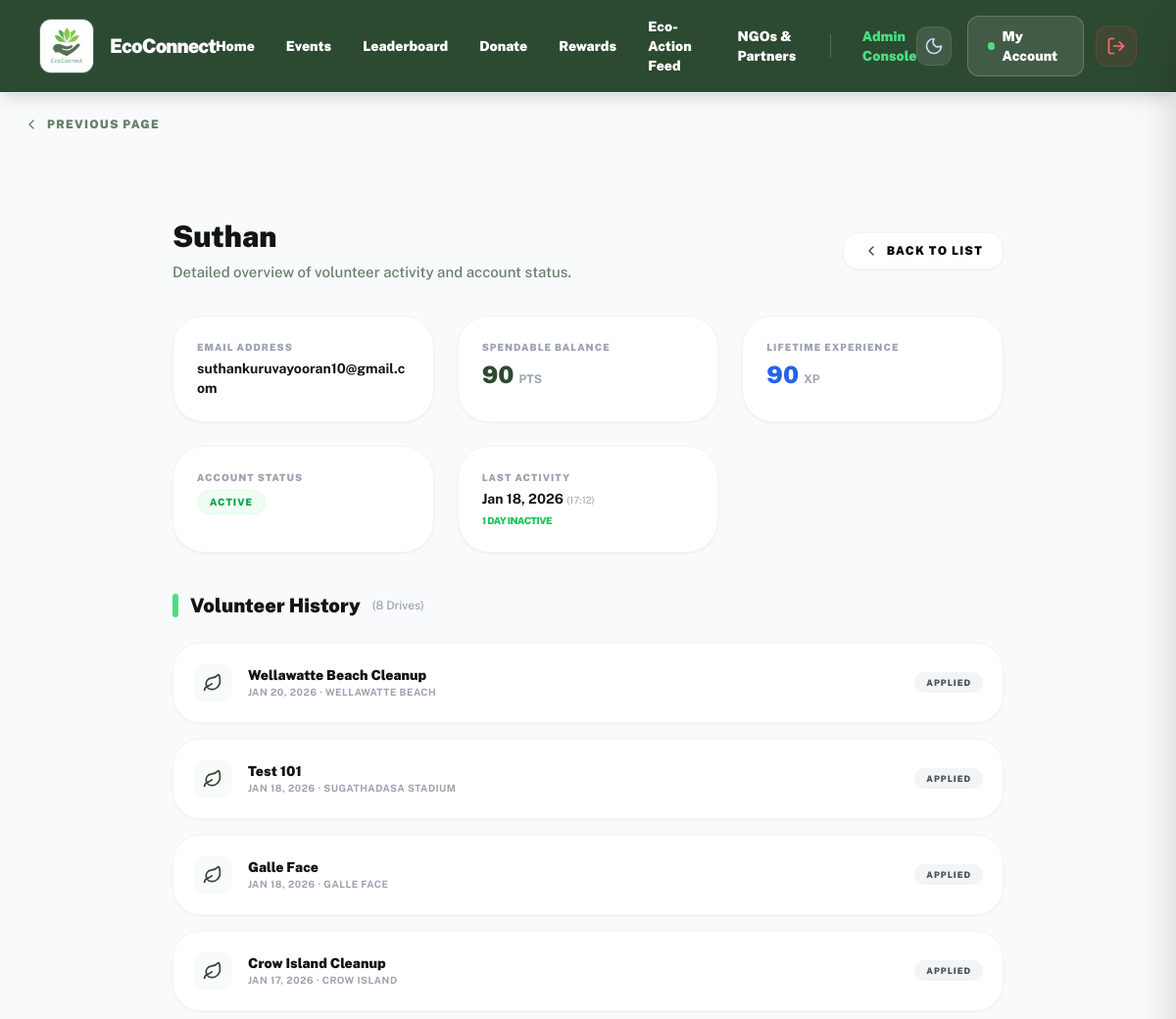
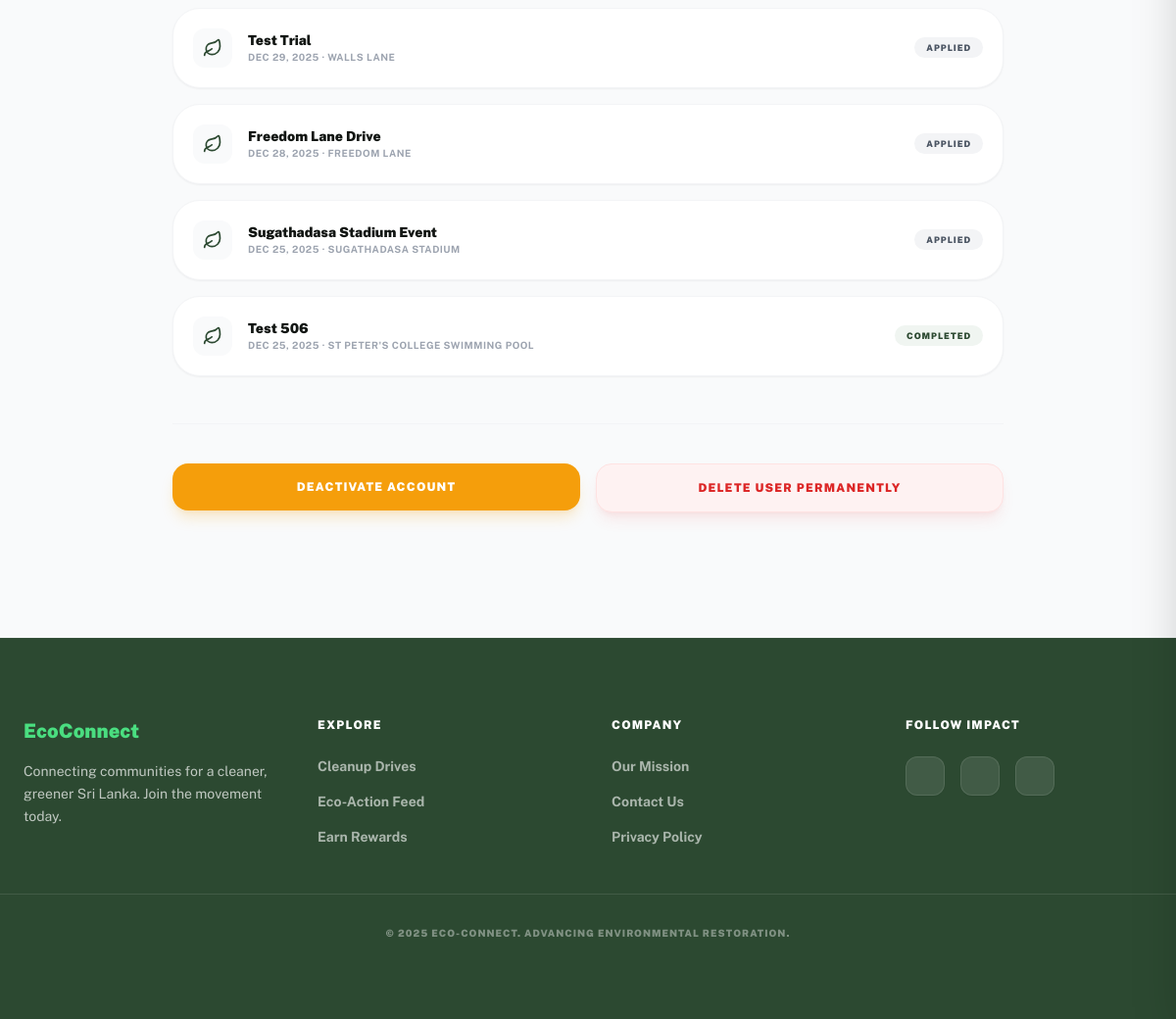
The app's page /index.php?route=admin_user_view&id=11 (signed in) with its own data (2 pictures, top to bottom).
### tables this page shows
CREATE TABLE `users` (
  `id` int(11) NOT NULL,
  `name` varchar(100) NOT NULL,
  `email` varchar(150) NOT NULL,
  `password` varchar(255) NOT NULL,
  `role` enum('user','ngo','admin') NOT NULL DEFAULT 'user',
  `phone` varchar(20) DEFAULT NULL,
  `city` varchar(100) DEFAULT NULL,
  `is_active` tinyint(1) NOT NULL DEFAULT 1,
  `created_at` timestamp NOT NULL DEFAULT current_timestamp(),
  `updated_at` timestamp NOT NULL DEFAULT current_timestamp() ON UPDATE current_timestamp(),
  `admin` tinyint(1) NOT NULL DEFAULT 0,
  `points` int(11) DEFAULT 0,
  `lifetime_points` int(11) NOT NULL DEFAULT 0,
  `latitude` decimal(10,8) DEFAULT NULL,
  `longitude` decimal(11,8) DEFAULT NULL,
  `last_active_at` datetime DEFAULT current_timestamp(),
  `last_reengagement_email_at` datetime DEFAULT NULL
);

CREATE TABLE `volunteer_applications` (
  `id` int(11) NOT NULL,
  `user_id` int(11) NOT NULL,
  `project_id` int(11) NOT NULL,
  `status` enum('applied','accepted','completed','cancelled') NOT NULL DEFAULT 'applied',
  `applied_at` timestamp NOT NULL DEFAULT current_timestamp(),
  `reminder_sent` tinyint(1) DEFAULT 0
);

CREATE TABLE `projects` (
  `id` int(11) NOT NULL,
  `ngo_id` int(11) NOT NULL,
  `title` varchar(150) NOT NULL,
  `description` text NOT NULL,
  `category` varchar(100) DEFAULT 'General Cleanup',
  `image_path` varchar(255) DEFAULT NULL,
  `location` varchar(255) NOT NULL,
  `district` varchar(50) DEFAULT 'Colombo',
  `event_date` date NOT NULL,
  `start_time` time NOT NULL,
  `end_time` time NOT NULL,
  `event_time` time NOT NULL,
  `points_reward` int(11) NOT NULL DEFAULT 0,
  `status` enum('open','closed') NOT NULL DEFAULT 'open',
  `created_at` timestamp NOT NULL DEFAULT current_timestamp(),
  `updated_at` timestamp NOT NULL DEFAULT current_timestamp() ON UPDATE current_timestamp(),
  `latitude` decimal(10,8) DEFAULT NULL,
  `longitude` decimal(11,8) DEFAULT NULL
);

### app/controllers/AdminController.php (called while the page is built, shortened)
<?php
require_once __DIR__ . '/../config.php';
require_once __DIR__ . '/../helpers.php';
require_once __DIR__ . '/../models/User.php';
function admin_user_view(PDO $pdo) {
    $user_id = (int)($_GET['id'] ?? 0);
    $user = user_find_by_id($pdo, $user_id);
    require_once __DIR__ . '/../models/VolunteerApplication.php';
    $drives = va_list_for_user($pdo, $user_id);
    include __DIR__ . '/../views/layouts/header.php';
    include __DIR__ . '/../views/admin/user_view.php';
    include __DIR__ . '/../views/layouts/footer.php';
}

### app/models/User.php (called while the page is built, shortened)
<?php
function user_find_by_id(PDO $pdo, int $user_id) {
    $stmt = $pdo->prepare("SELECT * FROM users WHERE id = ?");
    $stmt->execute([$user_id]);
    return $stmt->fetch(PDO::FETCH_ASSOC);
}

### app/helpers.php (called while the page is built, shortened)
<?php
function h($str) {
    return htmlspecialchars($str ?? '', ENT_QUOTES, 'UTF-8');
}

### app/models/VolunteerApplication.php (called while the page is built, shortened)
<?php
function va_list_for_user(PDO $pdo, int $user_id) {
    $stmt = $pdo->prepare("
        SELECT va.*, p.title, p.location, p.event_date, p.start_time, p.end_time, p.description, n.name as ngo_name,
               (SELECT id FROM feedback WHERE user_id = va.user_id AND project_id = va.project_id LIMIT 1) as feedback_id
        FROM volunteer_applications va
        JOIN projects p ON va.project_id = p.id
        JOIN ngos n ON p.ngo_id = n.id
        WHERE va.user_id = ?
        ORDER BY p.event_date DESC
    ");
    $stmt->execute([$user_id]);
    return $stmt->fetchAll();
}

### app/views/admin/user_view.php (the view, shortened to what this page needs)
<div class="max-w-4xl mx-auto px-6 py-8">
    <div class="mb-8 flex items-center justify-between">
        <div>
            <h2 class="text-[#121613] dark:text-white text-3xl font-black mb-2"><?= h($user['name']) ?></h2>
            <p class="text-[15px] text-[#677e6b] dark:text-gray-400 font-medium">Detailed overview of volunteer activity and account status.</p>
        </div>
        <a href="index.php?route=admin_users"
           onclick="if(document.referrer.includes('route=admin_users')){history.back(); return false;}"
           class="px-5 py-2.5 rounded-2xl bg-white dark:bg-darkSurface border border-gray-100 dark:border-white/10 text-xs font-black uppercase tracking-widest hover:bg-gray-50 dark:hover:bg-white/5 transition-all shadow-sm flex items-center gap-2">
            <i data-lucide="chevron-left" class="w-4 h-4 text-primary dark:text-[#4ade80]"></i> Back to List
        </a>
    </div>
    <div class="grid grid-cols-1 md:grid-cols-3 gap-6 mb-10">
        <div class="bg-white dark:bg-darkSurface p-6 rounded-[32px] border border-gray-100 dark:border-white/5 shadow-sm">
            <p class="text-[10px] font-black text-gray-400 uppercase tracking-widest mb-1">Email Address</p>
            <p class="text-sm font-bold text-[#121613] dark:text-white break-all"><?= h($user['email']) ?></p>
        </div>
        <div class="bg-white dark:bg-darkSurface p-6 rounded-[32px] border border-gray-100 dark:border-white/5 shadow-sm">
            <p class="text-[10px] font-black text-gray-400 uppercase tracking-widest mb-1">Spendable Balance</p>
            <p class="text-2xl font-black text-[#2c4931] dark:text-[#4ade80]"><?= (int)$user['points'] ?> <span class="text-xs font-bold text-gray-400">PTS</span></p>
        </div>
        <div class="bg-white dark:bg-darkSurface p-6 rounded-[32px] border border-gray-100 dark:border-white/5 shadow-sm">
            <p class="text-[10px] font-black text-gray-400 uppercase tracking-widest mb-1">Lifetime Experience</p>
            <p class="text-2xl font-black text-blue-600 dark:text-blue-400"><?= (int)$user['lifetime_points'] ?> <span class="text-xs font-bold text-gray-400">XP</span></p>
        </div>
        <div class="bg-white dark:bg-darkSurface p-6 rounded-[32px] border border-gray-100 dark:border-white/5 shadow-sm">
            <p class="text-[10px] font-black text-gray-400 uppercase tracking-widest mb-1">Account Status</p>
            <?php if ($user['is_active']): ?>
                <span class="inline-flex items-center gap-1.5 px-3 py-1 bg-green-50 dark:bg-green-500/10 text-green-600 dark:text-green-400 text-[10px] font-black uppercase tracking-widest rounded-full border border-green-100 dark:border-green-500/20">
                    Active
                </span>
            <?php else: ?>
                <span class="inline-flex items-center gap-1.5 px-3 py-1 bg-red-50 dark:bg-red-500/10 text-red-600 dark:text-red-400 text-[10px] font-black uppercase tracking-widest rounded-full border border-red-100 dark:border-red-500/20">
                    Deactivated
                </span>
            <?php endif; ?>
        </div>
        <div class="bg-white dark:bg-darkSurface p-6 rounded-[32px] border border-gray-100 dark:border-white/5 shadow-sm">
            <p class="text-[10px] font-black text-gray-400 uppercase tracking-widest mb-1">Last Activity</p>
            <p class="text-sm font-bold text-[#121613] dark:text-white">
                <?php
                   if ($user['last_active_at']) {
                       $lastActive = strtotime($user['last_active_at']);
                       echo date('M d, Y', $lastActive);
                       echo " <span class='text-[10px] font-normal text-gray-400'>(" . date('H:i', $lastActive) . ")</span>";
                   } else {
                       echo "Never";
                   }
                ?>
            </p>
            <?php if ($user['last_active_at']): ?>
                <?php
                    $days = floor((time() - strtotime($user['last_active_at'])) / 86400);
                    $color = $days >= 30 ? 'text-red-500' : ($days >= 7 ? 'text-orange-500' : 'text-green-500');
                ?>
                <p class="text-[10px] font-black uppercase tracking-tighter <?= $color ?> mt-1">
                    <?= $days == 0 ? 'Active Today' : ($days == 1 ? '1 day inactive' : $days . ' days inactive') ?>
                </p>
            <?php endif; ?>
        </div>
    </div>
    <div class="mb-12">
        <h3 class="text-xl font-black text-[#121613] dark:text-white mb-6 flex items-center gap-3">
            <span class="w-1.5 h-6 bg-[#4ade80] rounded-full"></span>
            Volunteer History
            <span class="text-xs font-medium text-gray-400">(<?= count($drives) ?> Drives)</span>
        </h3>
        <div class="space-y-4">
            <?php if (empty($drives)): ?>
                <div class="p-12 text-center rounded-[32px] border-2 border-dashed border-gray-100 dark:border-white/5">
                    <p class="text-gray-400 italic text-sm font-medium">This user hasn't joined any drives yet.</p>
                </div>
            <?php else: ?>
                <?php foreach ($drives as $drive): ?>
                    <?php
                        $statusClass = 'bg-gray-100 text-gray-600';
                        if ($drive['status'] === 'completed') $statusClass = 'bg-[#f0f5f1] text-[#2c4931] dark:bg-white/5 dark:text-[#4ade80]';
                    ?>
                    <div class="flex items-center justify-between bg-white dark:bg-darkSurface p-5 rounded-[28px] border border-gray-100 dark:border-white/5 shadow-sm transition-transform hover:scale-[1.01]">
                        <div class="flex items-center gap-4">
                            <div class="w-10 h-10 rounded-xl bg-gray-50 dark:bg-darkBg flex items-center justify-center text-primary dark:text-[#4ade80]">
                                <i data-lucide="leaf" class="w-5 h-5"></i>
                            </div>
                            <div>
                                <p class="font-black text-[#121613] dark:text-white text-sm"><?= h($drive['title']) ?></p>
                                <p class="text-[10px] text-gray-400 font-bold uppercase tracking-wider">
                                    <?= date('M d, Y', strtotime($drive['event_date'])) ?> · <?= h($drive['location']) ?>
                                </p>
                            </div>
                        </div>
                        <span class="px-3 py-1 rounded-full <?= $statusClass ?> text-[9px] font-black uppercase tracking-widest">
                            <?= h($drive['status']) ?>
                        </span>
                    </div>
                <?php endforeach; ?>
            <?php endif; ?>
        </div>
    </div>
    <div class="pt-10 border-t border-gray-100 dark:border-white/10 flex flex-col md:flex-row gap-4">
        <form action="index.php?route=admin_users" method="post" class="flex-1">
            <button class="w-full py-4 rounded-2xl font-black text-xs uppercase tracking-widest transition-all shadow-lg transform active:scale-95
                <?= $user['is_active'] ? 'bg-amber-500 hover:bg-amber-600 text-white shadow-amber-500/20' : 'bg-[#2c4931] hover:bg-[#121613] text-white shadow-primary/20' ?>">
                <?= $user['is_active'] ? 'Deactivate Account' : 'Reactivate Account' ?>
            </button>
        </form>
        <form action="index.php?route=admin_users" method="post" class="flex-1" onsubmit="return confirm('🚨 DANGER: This will permanently delete this user and all their associated data. This action CANNOT be undone. Continue?');">
            <button class="w-full py-4 rounded-2xl bg-red-50 dark:bg-red-500/10 text-red-600 dark:text-red-400 hover:bg-red-600 hover:text-white dark:hover:bg-red-600 font-black text-xs uppercase tracking-widest transition-all border border-red-100 dark:border-red-500/20 shadow-lg shadow-red-500/10 transform active:scale-95">
                Delete User Permanently
            </button>
        </form>
    </div>
</div>

### records on screen
users: name "Suthan", email "suthankuruvayooran10@gmail.com", points "90", lifetime_points "90", last_active_at "Jan 18, 2026", last_active_at "17:12"
volunteer_applications: project.title "Wellawatte Beach Cleanup", project.event_date "JAN 20, 2026", project.location "WELLAWATTE BEACH", status "APPLIED"
volunteer_applications: project.title "Test 101", project.event_date "JAN 18, 2026", project.location "SUGATHADASA STADIUM", status "APPLIED"
volunteer_applications: project.title "Galle Face", project.event_date "JAN 18, 2026", project.location "GALLE FACE", status "APPLIED"
volunteer_applications: project.title "Crow Island Cleanup", project.event_date "JAN 17, 2026", project.location "CROW ISLAND", status "APPLIED"
volunteer_applications: project.title "Test Trial", project.event_date "DEC 29, 2025", project.location "WALLS LANE", status "APPLIED"
volunteer_applications: project.title "Freedom Lane Drive", project.event_date "DEC 28, 2025", project.location "FREEDOM LANE", status "APPLIED"
volunteer_applications: project.title "Sugathadasa Stadium Event", project.event_date "DEC 25, 2025", project.location "SUGATHADASA STADIUM", status "APPLIED"
volunteer_applications: project.title "Test 506", project.event_date "DEC 25, 2025", project.location "ST PETER'S COLLEGE SWIMMING POOL", status "COMPLETED"

### other values on screen
count($drives) "8"
